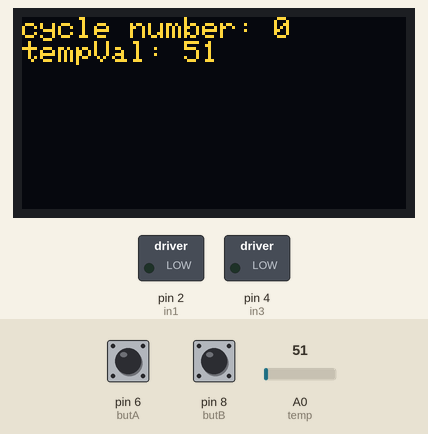
A sketch run on a simulated Arduino Uno, built with avr-gcc and run on an emulated ATmega328P. Parts: 128×64 one-colour display, switched loads named in the sketch (green lamp = pin HIGH). Dashed ring = blinking. The inputs (shaded band) are chosen by the test bench; at power-on: A0 (temp) = 51, pin 6 (butA) LOW, pin 8 (butB) LOW. The OLED is the two-colour kind (top 16 rows yellow); the display library's start-up logo is not drawn; what the sketch prints to the serial monitor is not drawn.

Above: at 3.2 s.
3.3 s: A0 (temp) set to 61
At 4.7 s:
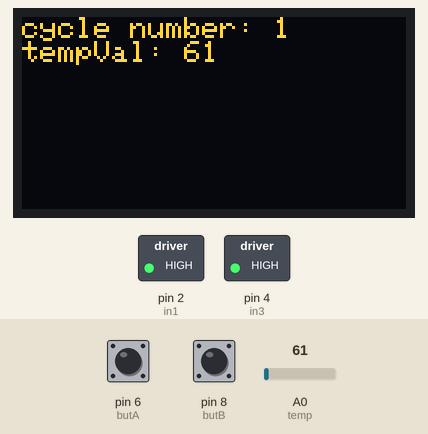
7.6 s: A0 (temp) set to 71
At 10.0 s:
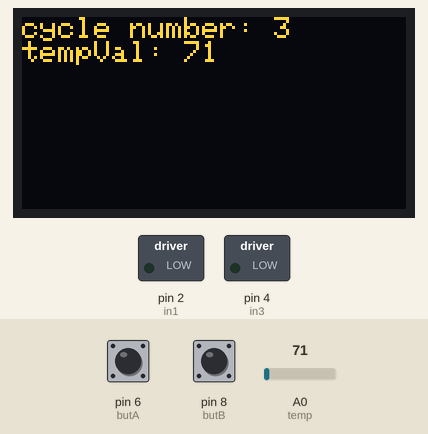
10.3 s: A0 (temp) set to 86
At 12.9 s:
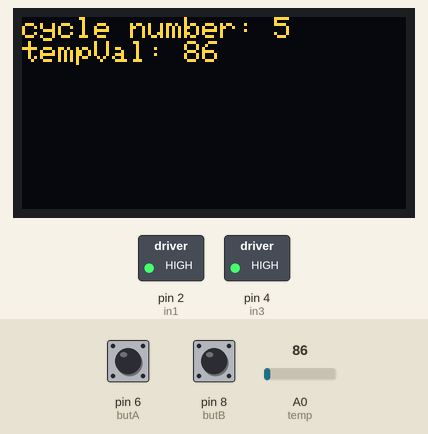
Timing chart, 0 to 19.8 s (numbered marks = the images above; inputs shaded):
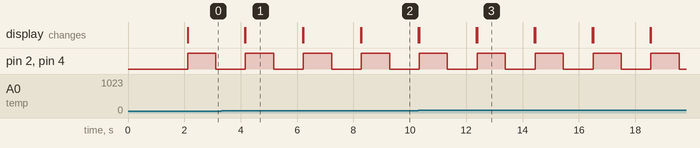

Measured:
- by itself, pin 2 (in1), pin 4 (in3): alternates HIGH for 1.0 s and LOW for 1.1 s
- what the display in image 1 shows lasts 2.0 s, from 4.2 s to 6.2 s

The sketch:

FDR-WORKING-COPY.ino
```cpp
#include <SPI.h>
#include <Wire.h>
#include <Adafruit_GFX.h>
#include <Adafruit_SSD1306.h>

#define SCREEN_WIDTH 128  // OLED display width, in pixels
#define SCREEN_HEIGHT 64  // OLED display height, in pixels

// // Declaration for an SSD1306 display connected to I2C (SDA, SCL pins)
#define OLED_RESET -1  // Reset pin # (or -1 if sharing Arduino reset pin)
Adafruit_SSD1306 display(SCREEN_WIDTH, SCREEN_HEIGHT, &Wire, OLED_RESET);

int temp = A0;
int tempVal;
int in1 = 2;
int in3 = 4;
int butA = 6;
int butB = 8;

int i = 0;

void setup() {
  // put your setup code here, to run once:
  Serial.begin(115200);

  pinMode(temp, INPUT);
  pinMode(in1, OUTPUT); // motor
  pinMode(in3, OUTPUT); // pump

  digitalWrite(in1, LOW); // start  off
  digitalWrite(in3, LOW); // start  off

    // SSD1306_SWITCHCAPVCC = generate display voltage from 3.3V internally
  if(!display.begin(SSD1306_SWITCHCAPVCC, 0x3C)) {  // initializes display
    Serial.println(F("SSD1306 allocation failed"));
    for(;;); // Don't proceed, loop forever
  }

  // Show initial display buffer contents on the screen --
  // the library initializes this with an Adafruit splash screen.
  display.display();
  delay(2000); // Pause for 2 seconds

  // Clear the buffer
  display.clearDisplay();

  // // Draw a single pixel in white
  // display.drawPixel(10, 10, WHITE);

  // // Show the display buffer on the screen. You MUST call display() after
  // // drawing commands to make them visible on screen!
  // .display();
  // delay(2000);

  display.setTextColor(WHITE);
  display.setTextSize(1);
  display.setTextWrap(true);
  display.setCursor(0,0);
}

void loop() {
  // put your main code here, to run repeatedly:
  tempVal = analogRead(temp);

  display.clearDisplay();
  display.display();

  display.setCursor(0,0);
  // delay(1000);
  // display.setCursor(10,10);
  // display.println("TEST");
  // display.display();


  // Serial.println(analogRead(A4)); //sda
  // Serial.println(analogRead(A5)); //scl


  display.print("cycle number: ");
  display.println(i);
  display.print("tempVal: ");
  display.println(tempVal);
  display.display();

  Serial.println(digitalRead(butA));
  Serial.println(digitalRead(butB));

  digitalWrite(in1, HIGH);
  digitalWrite(in3, HIGH);
  // display.println("motor on");
  // display.display();

  delay(1000);

  digitalWrite(in1, LOW); // not turning off after
  digitalWrite(in3, LOW);
  // display.println("motor off");
  // display.display();

  delay(1000);
  i++;


}
```
